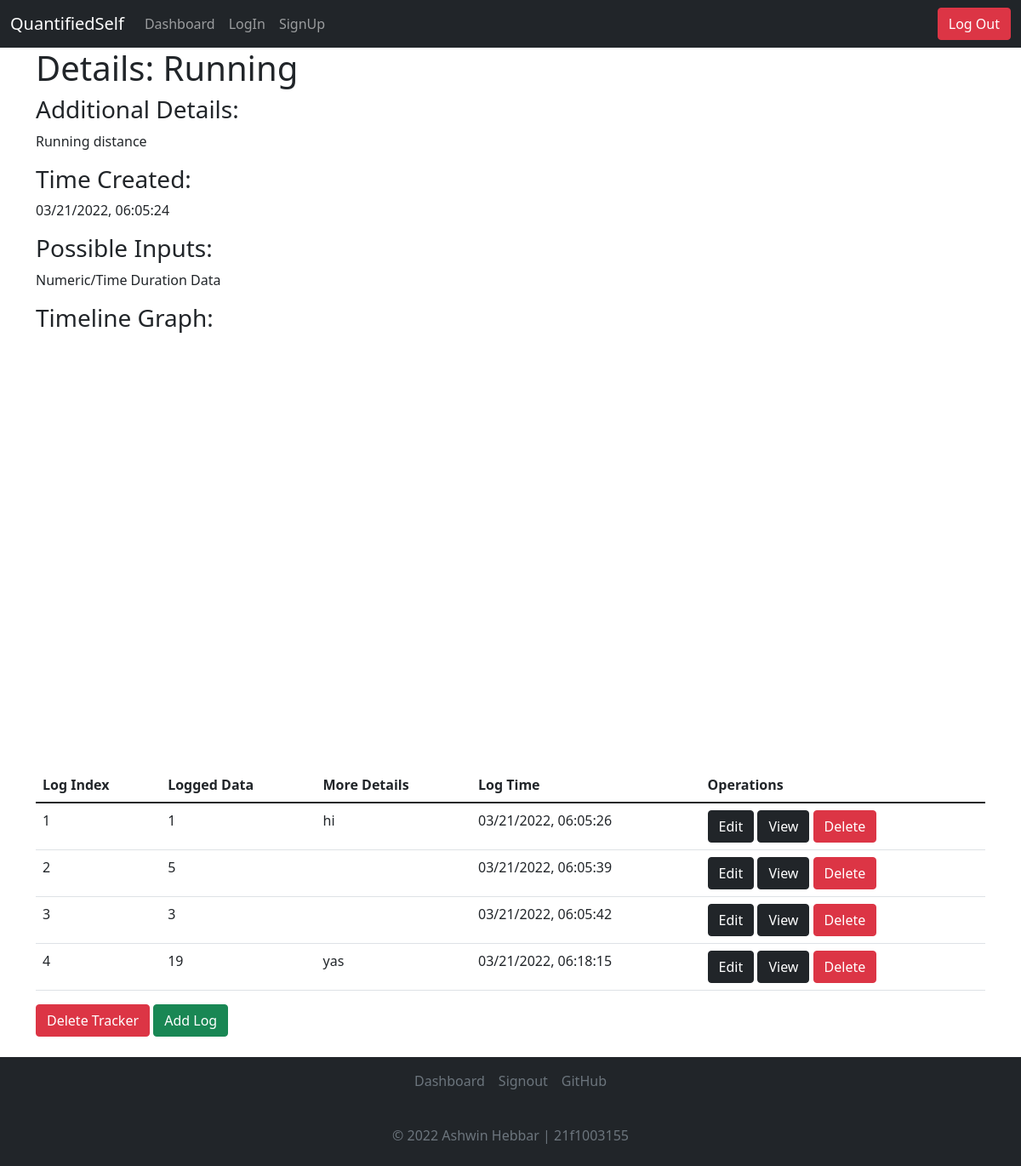
The page /dashboard/16/details (signed in) on the database its author committed.
### application/models.py (models this page shows)
class Tracker(db.Model):
    __tablename__ = 'tracker'
    id = db.Column(db.Integer, autoincrement=True, primary_key=True)
    userid = db.Column(db.Integer, db.ForeignKey("user.id"))
    name = db.Column(db.String, nullable=False)
    type = db.Column(db.Integer, nullable = False)
    choices = db.Column(db.String)
    details = db.Column(db.String)
    time = db.Column(db.String, nullable=False)

class Logs(db.Model):
    __tablename__ = 'logs'
    id = db.Column(db.Integer, autoincrement=True, primary_key=True)
    userid = db.Column(db.Integer, db.ForeignKey("user.id"))
    tid = db.Column(db.Integer, db.ForeignKey("tracker.id"))
    value = db.Column(db.String, nullable = False)
    data = db.Column(db.String)
    time = db.Column(db.String, nullable=False)

### application/methods.py (the view)
@app.route("/dashboard/<tid>/details", methods=["GET"])
@login_required
def tracker_details(tid):
    create_plot(tid)
    tracker = Tracker.query.filter_by(id=tid).first()
    logs = Logs.query.filter_by(tid=tid, userid=current_user.id).all()
    return render_template("tracker_details.html", tracker=tracker, logs=logs)

### application/methods.py (called while the page is built, shortened)
@login_required
def create_plot(trackerid):
    tdet = Tracker.query.filter_by(id=trackerid).first()
    if(tdet.type == 1 or tdet.type == 3):
        log = Logs.query.filter_by(tid=trackerid).all()
        x = [int(l.value) for l in log]
        y = [str(i) for i in range(1,len(x)+1)]
        print(x,y)
        plt.ylabel(tdet.name)
        plt.xlabel("Logs")
        plt.title(f"Graph for {tdet.name} Tracker")
        plt.bar(y,x)
        plt.savefig("static/graph.png")
        plt.close()

### main.py (called while the page is built)
@login_manager.user_loader
def load_user(user_id):
  return User.query.get(int(user_id))

### templates/tracker_details.html (shortened to what this page needs)
<!DOCTYPE html>
<html lang="en">
<head>
    <link href="https://cdn.jsdelivr.net/npm/bootstrap@5.1.3/dist/css/bootstrap.min.css" rel="stylesheet"
>
</head>
<body>
    <nav class="navbar navbar-expand-lg navbar-dark bg-dark">
        <div class="container-fluid">
          <a class="navbar-brand" href="#">QuantifiedSelf</a>
          <div class="collapse navbar-collapse">
            <ul class="navbar-nav me-auto mb-2 mb-lg-0">
              <li class="nav-item">
                <a class="nav-link" aria-current="page" href="/dashboard">Dashboard</a>
              </li>
              <li class="nav-item">
                <a class="nav-link" href="/login">LogIn</a>
              </li>
              <li class="nav-item">
                <a class="nav-link" href="/signup">SignUp</a>
              </li>
            </ul>
        </div>
        <button type="button" onclick="document.location='/logout'" class="btn btn-danger">Log Out</button>
        </div>
      </nav>
    <div class="container">
        <h1>Details: {{tracker.name}}</h1>
        <h3>Additional Details:</h3>
        <p>{{tracker.details}}</p>
        <h3>Time Created:</h3>
        <p>{{tracker.time}}</p>
        <h3>Possible Inputs:</h3>
        {% if tracker.type == 1 or tracker.type == 3%}
        <p>Numeric/Time Duration Data</p>
        {% elif tracker.type == 2 %}
        <p>{{tracker.choices}}</p>
        {% elif tracker.type == 4 %}
        <p>Boolean Data Type</p>
        {% elif tracker.type == 5 %}
        <p>Text/Nominal Data Type</p>
        {% endif %}
        <h3>Timeline Graph:</h3>
        <div class="plot container">
            <img class="rounded mx-auto d-block" src="/static/graph.png" alt="Graph">
        </div>
        <br>
        <table class="table table-hover">
            <thead>
                <tr>
                    <th scope = "col">Log Index</th>
                    <th scope="col">Logged Data</th>
                    <th scope="col">More Details</th>
                    <th scope="col">Log Time</th>
                    <th scope="col">Operations</th>
                </tr>
            </thead>
            <tbody>
                {% for log in logs %}
                <tr>
                    <td>{{loop.index}}
                    <td>{{log.value}}</td>
                    <td>{{log.data}}</td>
                    <td>{{log.time}}</td>
                    <td>
                        <button type="button"
                            onclick="document.location='/dashboard/{{tracker.id}}/logs/{{log.id}}/edit'"
                            class="btn btn-dark">Edit</button>
                        <button type="button" onclick="document.location='/dashboard/{{tracker.id}}/logs/{{log.id}}'"
                            class="btn btn-dark">View</button>
                        <button type="button"
                            onclick="document.location='/dashboard/{{tracker.id}}/logs/{{log.id}}/delete'"
                            class="btn btn-danger">Delete</button>
                        {% endfor %}
        </table>
        <button type="button" onclick="document.location='/dashboard/{{tracker.id}}/delete'"
            class="btn btn-danger">Delete Tracker</button>
        <button type="button" onclick="document.location='/dashboard/{{tracker.id}}/log'" class="btn btn-success">Add
            Log</button>
    </div>
    <br>
    <div class="navbar navbar-fixed-bottom bg-dark d-flex flex-column">
        <footer class="py- my-0" style="bottom: 0; width: 100%;">
            <ul class="nav d-flex justify-content-center pb-3 mb-3 align-items-center justify-content-center ">
                <li class="nav-item"></li><a href="/dashboard" class="nav-link px-2 text-muted">Dashboard</a></li>
                <li class="nav-item"><a href="/signout" class="nav-link px-2 text-muted">Signout</a></li>
                <li class="nav-item"><a href="https://github.com/AshwinHebbar314/QuantifiedSelf"
                        class="nav-link px-2 text-muted">GitHub</a></li>
            </ul>
            <p class="text-center text-muted">&copy; 2022 Ashwin Hebbar | 21f1003155</p>
        </footer>
    </div>
</body>
</html>

### rows shown on the page
Tracker: name "Running", details "Running distance", time "03/21/2022, 06:05:24"
Logs: value "1", data "hi", time "03/21/2022, 06:05:26"
Logs: value "5", time "03/21/2022, 06:05:39"
Logs: value "3", time "03/21/2022, 06:05:42"
Logs: value "19", data "yas", time "03/21/2022, 06:18:15"
